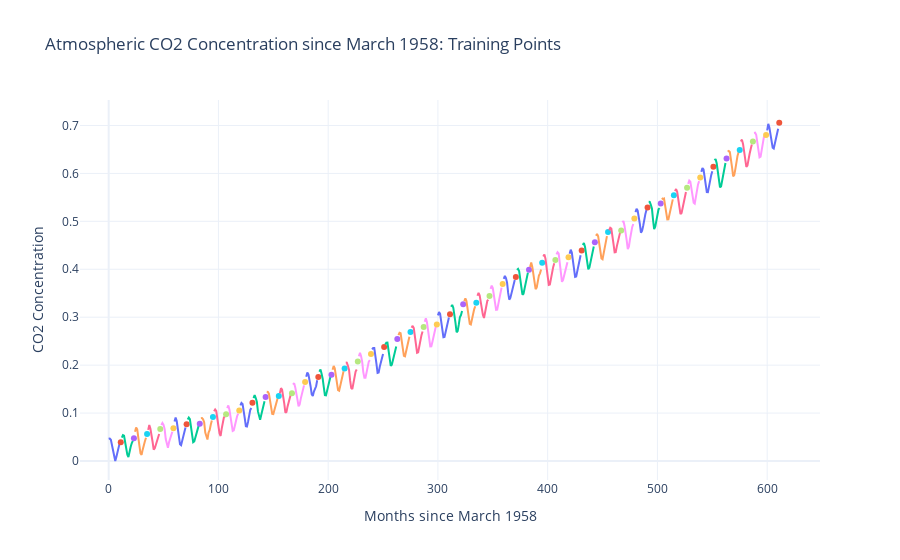

The notebook cell this image was saved under:
### Markdown cell above
### Visualize

### Code cell
tmp1=[]; 
tmp2=[]; 
tmp3=[]; 
count=0

for i in range(0,trainX.shape[0]):
    tmp1.append(count+np.array([*range(0,trainX[i,:,0].shape[0])]))
    tmp1.append([count+trainX[i,:,0].shape[0]]);
    tmp2.append(trainX[i,:,0])
    tmp2.append([trainY[i]]);
    count+=trainX[i,:,0].shape[0]+1

plotly_line_plot(tmp1,tmp2,title="Atmospheric CO2 Concentration since March 1958: Training Points")
